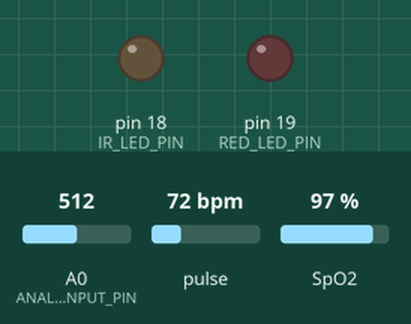
A sketch run on a simulated Arduino Uno, built for the host (arithmetic inside an expression is 32-bit, double 64-bit). Shown: output pins drawn as LEDs (lit = HIGH). Inputs (shaded band) come from the test bench; at power-on: A0 (ANALOG_INPUT_PIN) = 512, pulse 72 bpm, SpO2 97 %. What the sketch prints to the serial monitor is not drawn.

Above: at 0.0 s.
At 8.1 s:
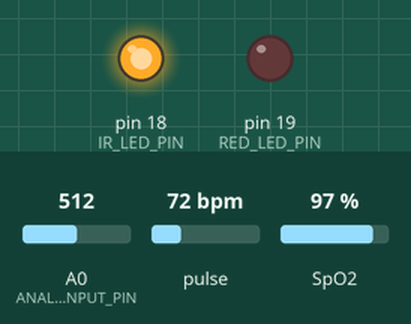
Timing chart, 0 to 31.6 s (numbered marks = the images above):
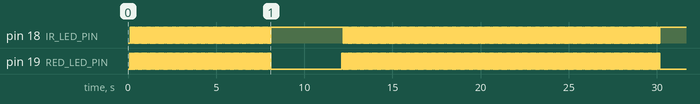

The sketch:

Analog.ino
```cpp
// Include required libraries
#include <Wire.h>
#include "MAX30105.h"
#include "heartRate.h"
#include "spo2_algorithm.h"

// Define pins for LEDs and analog input
#define RED_LED_PIN 19
#define IR_LED_PIN 18
#define ANALOG_INPUT_PIN 14
// Durations for loops
#define BPM_DURATION 12000
#define SPO2_DURATION 30000
#define ARRAY_RATE 522

// Variables
const byte RATE_SIZE = 5; // Increase this for more averaging
byte rates[RATE_SIZE]; // Array of heart rates
byte rateSpot = 0;
long lastBeat = 0; // Time at which the last beat occurred

float beatsPerMinute;
int beatAvg;
int ValueAnalog;
int Espo2;
int spo2New;

byte bpmArray[ARRAY_RATE]; //Array of heart rates for sending
int indexBPM;
unsigned int count = 0;

uint32_t bpmStartTime = 0;
uint32_t spo2StartTime = 0;

int32_t bufferLength; //data length
int32_t spo2; //SPO2 value
int8_t validSPO2; //indicator to show if the SPO2 calculation is valid
int32_t heartRate; //heart rate value
int8_t validHeartRate; //indicator to show if the heart rate calculation is valid


// Arrays for storing sensor data
uint32_t irBuffer[100]; // Infrared LED sensor data
uint32_t redBuffer[100]; // Red LED sensor data

// Function for calculating BPM
void beatCheckVoid() {
  // We sensed a beat!
  Serial.println("             BEAT !!!!             ");
  long delta = millis() - lastBeat;
  lastBeat = millis();

  beatsPerMinute = 60 / (delta / 1000.0);

  if (beatsPerMinute < 255 && beatsPerMinute > 20) {
    rates[rateSpot++] = (byte)beatsPerMinute; // Store this reading in the array
    rateSpot %= RATE_SIZE; // Wrap variable

    // Take average of readings
    beatAvg = 0;
    for (byte x = 0; x < RATE_SIZE; x++) {
      beatAvg += rates[x];
    }
    beatAvg /= RATE_SIZE;
  }
}

void setup() {
  // Setup Serial monitor
  Serial.begin(115200);
  delay(100);

  // Initialize LED pins
  pinMode(RED_LED_PIN, OUTPUT);
  pinMode(IR_LED_PIN, OUTPUT);
}

void loop() {
  // To check inputs
  //digitalWrite(IR_LED_PIN, HIGH);
  //Serial.println(analogRead(ANALOG_INPUT_PIN));
  //delay(100);
  //digitalWrite(IR_LED_PIN, HIGH);
  //digitalWrite(RED_LED_PIN, HIGH);
  //Serial.println(analogRead(ANALOG_INPUT_PIN));
  //delay(100);

  //digitalWrite(IR_LED_PIN, LOW);

  // CODE START
  bufferLength = 100; // Buffer length of 100 stores 4 seconds of samples running at 25sps
  // Read the first 100 samples, and determine the signal range
  for (byte i = 0; i < bufferLength; i++) {
    digitalWrite(RED_LED_PIN, HIGH);
    delay(40); // Ensure LED is on for a bit
    redBuffer[i] = analogRead(ANALOG_INPUT_PIN);
    digitalWrite(RED_LED_PIN, LOW);

    digitalWrite(IR_LED_PIN, HIGH);
    delay(40); // Ensure LED is on for a bit
    irBuffer[i] = analogRead(ANALOG_INPUT_PIN);
    digitalWrite(IR_LED_PIN, LOW);

    //delay(10); // Delay to match sampling rate
  }
  // Calculate heart rate and SpO2 after first 100 samples (first 4 seconds of samples)
  maxim_heart_rate_and_oxygen_saturation(irBuffer, bufferLength, redBuffer, &Espo2, &validSPO2, &heartRate, &validHeartRate);

  // Continuously taking samples
  while (1) {
    uint32_t currentTime = millis();
    // BPM Section
    if (currentTime - bpmStartTime < BPM_DURATION) {
      digitalWrite(IR_LED_PIN, HIGH);
      int ir = analogRead(ANALOG_INPUT_PIN);
      if (ir > 1600) { beatCheckVoid(); }
      //bpmArray[indexBPM] = (byte)beatAvg; //Store this reading in the array
      Serial.print(" BPM= ");
      Serial.println(beatAvg);
      delay(200);

      indexBPM++;
      count = 0;
    }
    // SPO2 Section
    else if (currentTime - spo2StartTime < SPO2_DURATION) {
      indexBPM = 0;
      // Dumping the first 25 sets of samples in the memory and shift the last 75 sets of samples to the top
      for (byte i = 25; i < 100; i++) {
        redBuffer[i - 25] = redBuffer[i];
        irBuffer[i - 25] = irBuffer[i];
      }

      // Take 25 sets of samples before calculating the heart rate.
      for (byte i = 75; i < 100; i++) {
        digitalWrite(RED_LED_PIN, HIGH);
        delay(40); // Ensure LED is on for a bit
        redBuffer[i] = analogRead(ANALOG_INPUT_PIN);
        digitalWrite(RED_LED_PIN, LOW);

        digitalWrite(IR_LED_PIN, HIGH);
        delay(40); // Ensure LED is on for a bit
        irBuffer[i] = analogRead(ANALOG_INPUT_PIN);
        digitalWrite(IR_LED_PIN, LOW);

        //Serial.print(" red= ");
        //Serial.print(redBuffer[i]);
        //Serial.print(" ir= ");
        //Serial.println(irBuffer[i]);
      }

        Serial.print(" BPM= ");
        Serial.print(beatAvg);

        Serial.print(F(" SPO2= "));
        Serial.println(spo2, DEC);

        //delay(10); // Delay if need to match sampling rate
        maxim_heart_rate_and_oxygen_saturation(irBuffer, bufferLength, redBuffer, &Espo2, &validSPO2, &heartRate, &validHeartRate);

        // Calibration based on test
        if(Espo2>=86){
          spo2New = 100;
        }else{
          spo2New = 0.8255*Espo2 + 28.849;
        }

        if ((spo2- spo2New) > 15) {
        }else{
        spo2 = spo2New;
        }
    }

    else {
        // Reset timers
        //borrarArray();
        bpmStartTime = currentTime;
        spo2StartTime = currentTime;
    }

  }
}
```

Measured:
- by itself, pin 18 (IR_LED_PIN): goes 99 × (HIGH 0.04 s, LOW 0.04 s), HIGH 4.1 s, 223 × (LOW 0.04 s, HIGH 0.04 s), LOW 0.04 s, then HIGH
- by itself, pin 19 (RED_LED_PIN): goes 99 × (HIGH 0.04 s, LOW 0.04 s), HIGH 0.04 s, LOW 4.0 s, 224 × (HIGH 0.04 s, LOW 0.04 s), HIGH 0.04 s, then LOW
